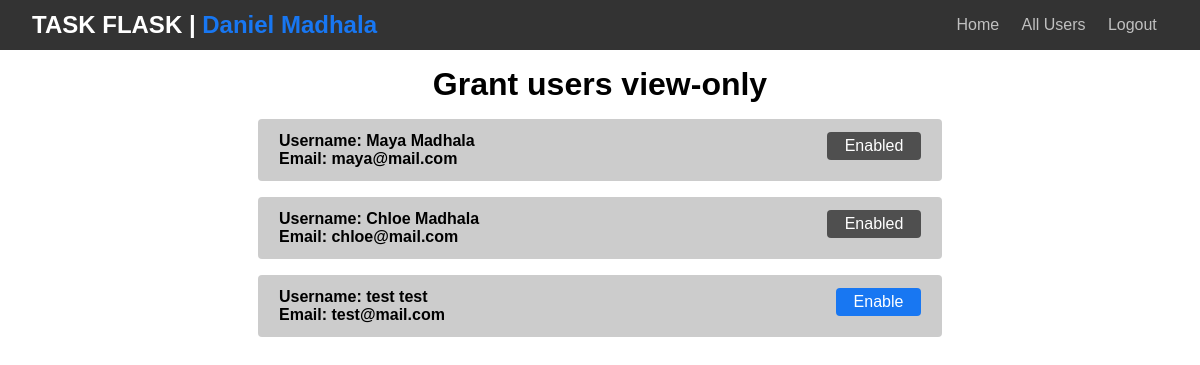
Screenshot of /users (signed in) with the database file from the repository.
### app.py (models this page shows, shortened)
class User(db.Model):
  id = db.Column(db.Integer, primary_key=True)
  first_name = db.Column(db.String(20), nullable=False)
  last_name = db.Column(db.String(20), nullable=False)
  email = db.Column(db.String(120), unique=True, nullable=False)
  password = db.Column(db.String(120), nullable=False)
  tasks = db.relationship('Todo', backref='owner', lazy=True)
  friend = db.relationship('Followers',lazy=True,
                            primaryjoin='User.id == Followers.user_id', backref='owner')

### app.py (the view)
@app.route('/users')
def users():
  if not g.user_id:
    return redirect(url_for('login'))
  try:
      friends = Followers.query.filter_by(user_id=g.user_id).all()
      friends_ids = [f.other_user_id for f in friends]
      users = User.query.filter(User.id != g.user_id).all()
      return render_template('users.html', users=users, friends=friends_ids)
  except Exception as e:
    print(e)
    return "Error when reading users"

### app.py (called while the page is built)
@app.before_request
def before_request():
  g.user_id = None
  g.user_name = None
  if 'user' and 'username' in session:
    g.user_id = session['user']
    g.username = session['username']

### templates/users.html (shortened to what this page needs)
{% extends 'base.html' %}
{% block body %}
<div class="container">
  <h1>Grant users view-only </h1>
  {% for user in users%}
  <div class="card">
    <div class="card-body">
      <h4>Username: {{user.first_name}} {{user.last_name}}</h4>
      <h4>Email: {{user.email}}</h4>
    </div>
        {% if user.id not in friends  %}
        <div>
        <a href="{{ url_for('allow_user', other_user_id=user.id)}}" class="btn btn-blue">Enable</a>
      </div>
        {% else%}
        <div>
      <a href="#" class="btn btn-blue disabled">Enabled</a>
    </div>
        {% endif %}
  </div>
  {% endfor%}
</div>
{% endblock %}

### static/css/main.css (style rules this page uses)
* { margin: 0; padding: 0; box-sizing: border-box; }
a { text-decoration: none; }
body, html { font-family: sans-serif; }
.container { max-width: 65%; margin:0 auto; padding: 0 2rem; }
.container h1 { text-align: center; margin: 1rem 0; }
.btn { display: inline-block; border: none; border-radius: 0.25rem; padding: 0.3rem 1.1rem; color: #333; font-size: inherit; cursor: pointer; transition: opacity 0.2s ease-in; }
.btn-blue { background: #1877f2; color: #fff; }
.card { background-color: #ccc; display: flex; padding: .75rem 1.25rem; margin: 1rem; border:1px solid transparent; border-radius: .25rem; }
.card-body { flex-grow: 1; }
a.disabled { background-color: #4f4f4f; pointer-events: none; cursor: default; }

### rows the page displays
User: first_name "Maya", last_name "Madhala", email "maya@mail.com", shows "Enabled"
User: first_name "Chloe", last_name "Madhala", email "chloe@mail.com", shows "Enabled"
User: first_name "test", last_name "test", email "test@mail.com"

### other values shown
{{ g.username }} "Daniel Madhala"
